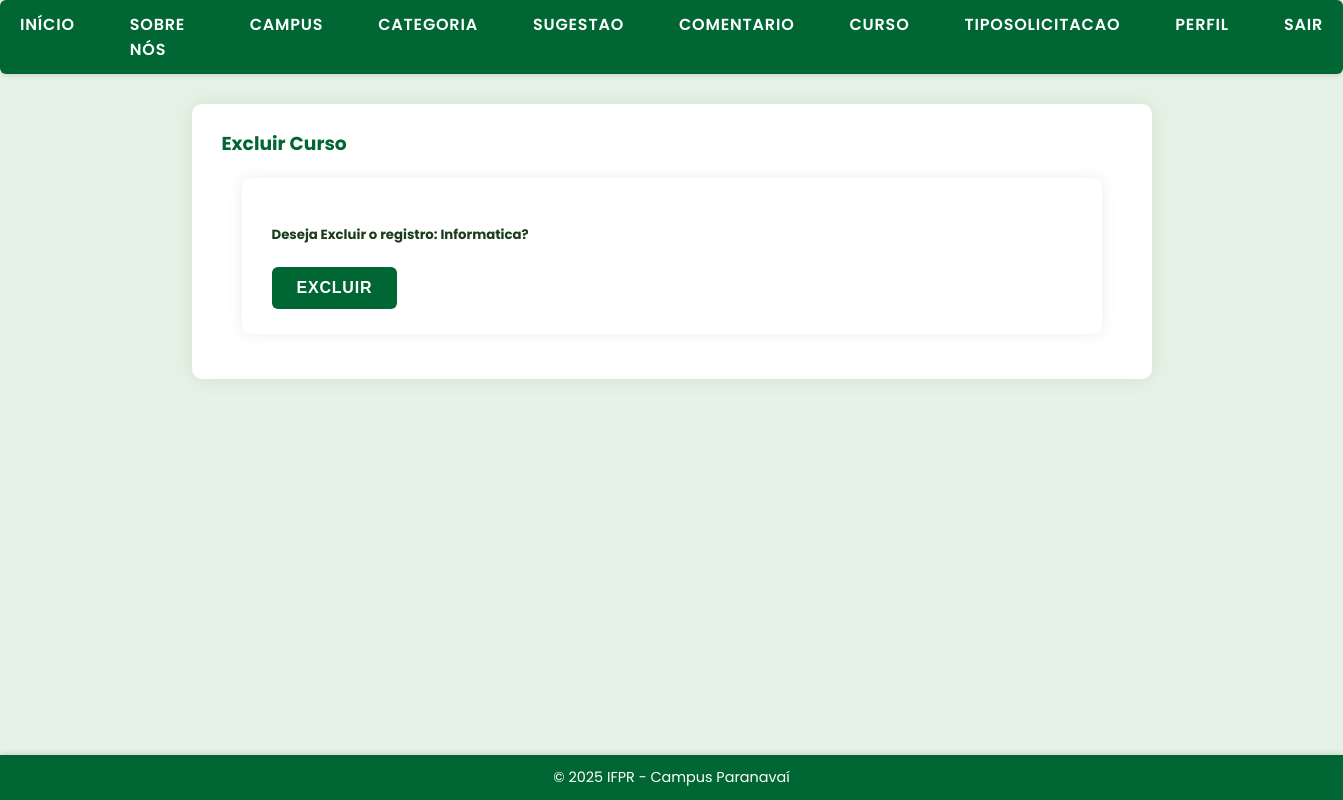
Page /excluir/curso/6/ (signed in) on the earlier database version.
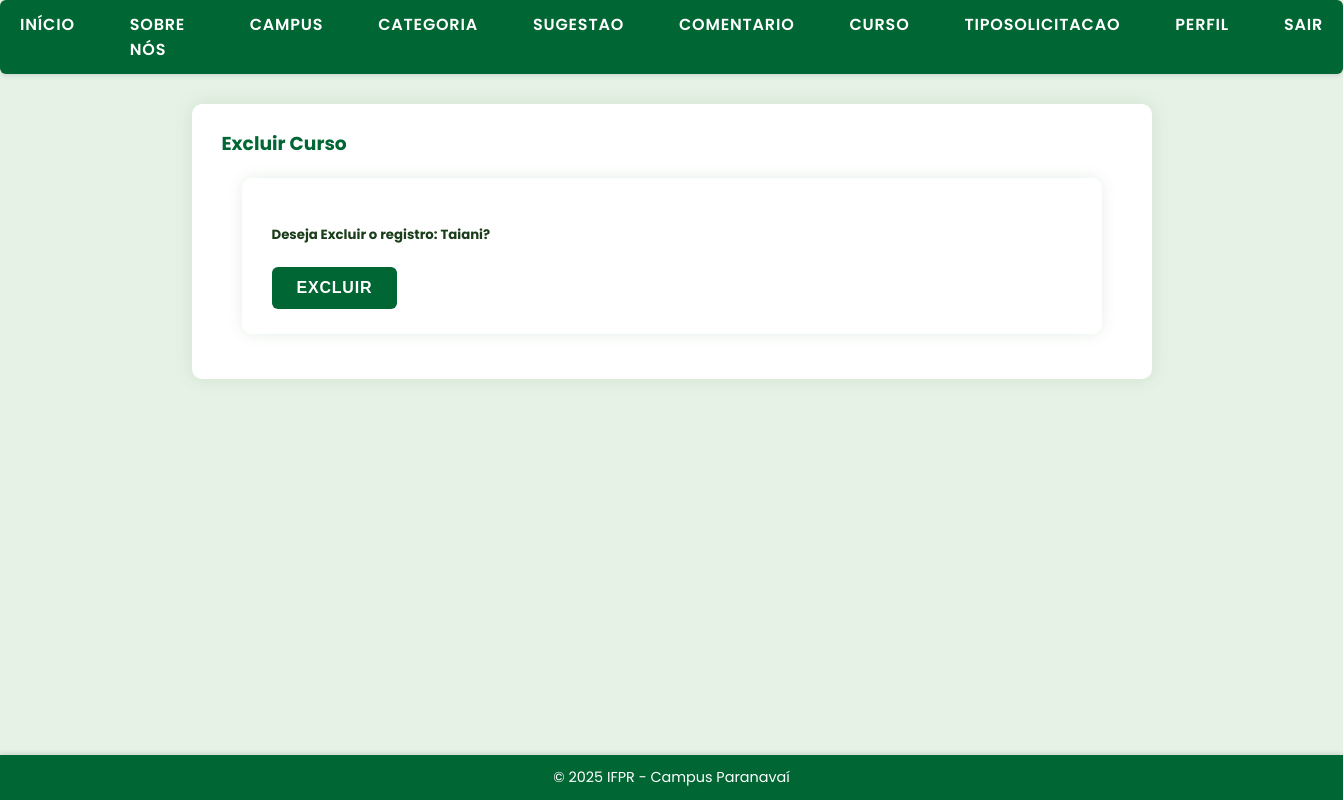
Same page on the later database version.
### paginas/models.py (models this page shows)
class Curso(models.Model):
    nome = models.CharField(max_length=150)
    campus = models.ForeignKey(Campus, on_delete=models.PROTECT)
    def __str__(self):
        return self.nome

### paginas/views.py (the view)
# urls.py: path("excluir/curso/<int:pk>/", CursoDelete.as_view(), name="excluir-curso"),
class CursoDelete(LoginRequiredMixin, SuccessMessageMixin, DeleteView):
    model = Curso
    template_name = 'paginas/form.html'
    success_url = reverse_lazy('listar-curso')
    extra_context = {'titulo': 'Excluir Curso', 'botao': 'Excluir'}
    success_message = "Curso excluído com sucesso!"

### paginas/templates/paginas/form.html (shortened to what this page needs)
{% extends "paginas/index.html" %}
{% load static %}
{% block conteudo %}
<h3> {{titulo}} </h3>
<form action-"" method="POST" id="form-django">
    {% if botao == "Excluir" %}
    <h5>Deseja Excluir o registro: {{object}}?</h5>
    {% endif %}
    <button type="submit" >{{botao}}</button>
</form>
{% endblock %}

Differences in the rows shown:
changed Curso: nome "Informatica" → "Taiani"
